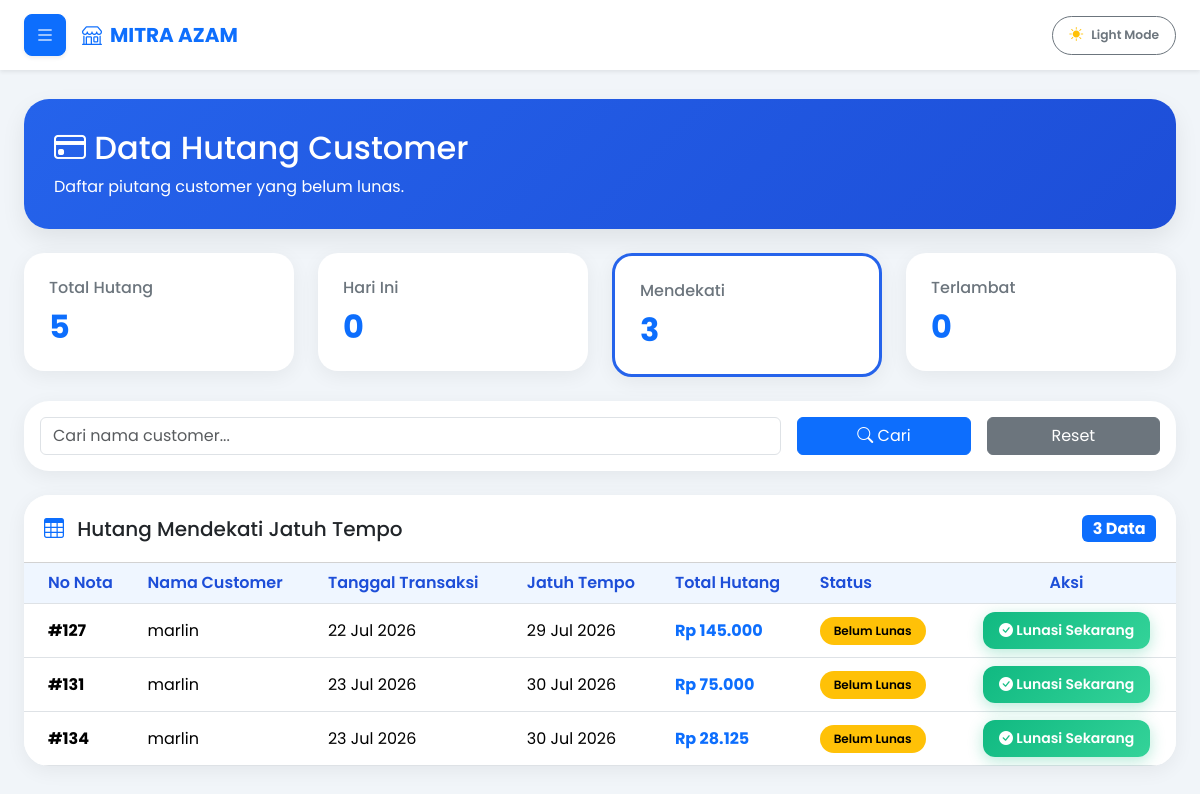
Screenshot of /kasir/data_hutang.php?filter=mendekati (signed in) with the database file from the repository.
### tables this page shows
CREATE TABLE `penjualan` (
  `id_penjualan` int(11) NOT NULL AUTO_INCREMENT,
  `tanggal` datetime NOT NULL,
  `total_harga` int(11) NOT NULL,
  `bayar` int(11) NOT NULL,
  `metode_pembayaran` varchar(50) DEFAULT NULL,
  `referensi` varchar(100) DEFAULT NULL,
  `bukti_pembayaran` varchar(255) DEFAULT NULL,
  `kasir` int(11) DEFAULT NULL,
  `nama_kasir` varchar(100) DEFAULT NULL,
  `id_customer` int(11) DEFAULT NULL,
  `kembali` int(11) NOT NULL,
  `nama_customer` varchar(100) DEFAULT NULL,
  `jatuh_tempo` date DEFAULT NULL,
  `status_pembayaran` enum('Lunas','Belum Lunas') NOT NULL,
  `metode_pelunasan` varchar(30) DEFAULT NULL,
  `tanggal_pelunasan` datetime DEFAULT NULL,
  `bukti_pelunasan` varchar(255) DEFAULT NULL,
  `keuntungan` int(11) NOT NULL,
  `id_user` int(11) NOT NULL,
  PRIMARY KEY (`id_penjualan`)
);

### kasir/data_hutang.php (the view, shortened to what this page needs)
<?php
require_once '../config/koneksi.php';
$filter = $_GET['filter'] ?? '';
$cari = $_GET['cari'] ?? '';
$where = "
metode_pembayaran='Hutang'
AND status_pembayaran='Belum Lunas'
";
if ($filter == 'hariini') {
    $where .= " AND DATE(jatuh_tempo)=CURDATE()";
} elseif ($filter == 'mendekati') {
    $where .= "
    AND jatuh_tempo BETWEEN DATE_ADD(CURDATE(),INTERVAL 1 DAY)
    AND DATE_ADD(CURDATE(),INTERVAL 3 DAY)
    ";
} elseif ($filter == 'terlambat') {
    $where .= "
    AND jatuh_tempo < CURDATE()
    ";
}
$sql = "
SELECT *
FROM penjualan
WHERE $where
ORDER BY jatuh_tempo ASC
";
$query_hutang = mysqli_query($conn, $sql);
$q_total = mysqli_query($conn,"
SELECT COUNT(*) AS total
FROM penjualan
WHERE metode_pembayaran='Hutang'
AND status_pembayaran='Belum Lunas'
");
$total_hutang = mysqli_fetch_assoc($q_total)['total'];
$q_hariini = mysqli_query($conn,"
SELECT COUNT(*) AS total
FROM penjualan
WHERE metode_pembayaran='Hutang'
AND status_pembayaran='Belum Lunas'
AND DATE(jatuh_tempo)=CURDATE()
");
$total_hariini = mysqli_fetch_assoc($q_hariini)['total'];
$q_mendekati = mysqli_query($conn,"
SELECT COUNT(*) AS total
FROM penjualan
WHERE metode_pembayaran='Hutang'
AND status_pembayaran='Belum Lunas'
AND jatuh_tempo BETWEEN DATE_ADD(CURDATE(),INTERVAL 1 DAY)
AND DATE_ADD(CURDATE(),INTERVAL 3 DAY)
");
$total_mendekati = mysqli_fetch_assoc($q_mendekati)['total'];
$q_terlambat = mysqli_query($conn,"
SELECT COUNT(*) AS total
FROM penjualan
WHERE metode_pembayaran='Hutang'
AND status_pembayaran='Belum Lunas'
AND jatuh_tempo < CURDATE()
");
$total_terlambat = mysqli_fetch_assoc($q_terlambat)['total'];
$judul = "Data Hutang";
if ($filter == 'hariini') {
    $judul = "Hutang Jatuh Tempo Hari Ini";
} elseif ($filter == 'mendekati') {
    $judul = "Hutang Mendekati Jatuh Tempo";
} elseif ($filter == 'terlambat') {
    $judul = "Hutang Lewat Jatuh Tempo";
}
?>
<!DOCTYPE html>
<html lang="id">
<head>
<link href="https://cdn.jsdelivr.net/npm/bootstrap@5.3.3/dist/css/bootstrap.min.css" rel="stylesheet">
<link rel="stylesheet" href="https://cdn.jsdelivr.net/npm/bootstrap-icons@1.11.3/font/bootstrap-icons.min.css">
</head>
<body>
<nav class="navbar bg-white fixed-top shadow-sm px-4" style="height: 70px;">
  <div class="container-fluid px-0 d-flex align-items-center justify-content-between">
    <div class="d-flex align-items-center gap-3">
        <button class="btn btn-primary d-flex align-items-center justify-content-center p-2 rounded-3 shadow-sm" type="button" data-bs-toggle="offcanvas" data-bs-target="#sidebarKasir" style="width: 42px; height: 42px;">
          <i class="bi bi-list fs-5"></i>
        </button>
        <a class="navbar-brand fw-bold text-primary d-flex align-items-center gap-2 m-0 p-0 fs-5" href="dashboard.php">
          <i class="bi bi-shop"></i> MITRA AZAM
        </a>
    </div>
    <button class="btn btn-sm btn-outline-secondary rounded-pill px-3 py-2 d-flex align-items-center gap-2" id="themeToggleBtn" onclick="toggleQuickTheme()">
        <i class="bi" id="themeIcon"></i>
        <span class="small fw-semibold d-none d-sm-inline" id="themeText">Theme</span>
    </button>
  </div>
</nav>
<div class="container-fluid mt-4 px-4">
    <div class="header-card mb-4">
        <h2>
            <i class="bi bi-credit-card"></i> Data Hutang Customer
        </h2>
        <p class="mb-0">
            Daftar piutang customer yang belum lunas.
        </p>
    </div>
    <div class="row g-4 mb-4">
        <div class="col-md-3">
            <a href="data_hutang.php?filter=&cari=<?= urlencode($cari); ?>" class="text-decoration-none">
                <div class="stat-card">
                    <h6>Total Hutang</h6>
                    <h2><?= $total_hutang ?></h2>
                </div>
            </a>
        </div>
        <div class="col-md-3">
            <a href="data_hutang.php?filter=hariini&cari=<?= urlencode($cari); ?>" class="text-decoration-none">
                <div class="stat-card <?= $filter == 'hariini' ? 'active-card' : ''; ?>">
                    <h6>Hari Ini</h6>
                    <h2><?= $total_hariini ?></h2>
                </div>
            </a>
        </div>
        <div class="col-md-3">
            <a href="data_hutang.php?filter=mendekati&cari=<?= urlencode($cari); ?>" class="text-decoration-none">
                <div class="stat-card <?= $filter == 'mendekati' ? 'active-card' : ''; ?>">
                    <h6>Mendekati</h6>
                    <h2><?= $total_mendekati ?></h2>
                </div>
            </a>
        </div>
        <div class="col-md-3">
            <a href="data_hutang.php?filter=terlambat&cari=<?= urlencode($cari); ?>" class="text-decoration-none">
                <div class="stat-card <?= $filter == 'terlambat' ? 'active-card' : ''; ?>">
                    <h6>Terlambat</h6>
                    <h2><?= $total_terlambat ?></h2>
                </div>
            </a>
        </div>
    </div>
    <div class="card mb-4">
        <div class="card-body">
            <form method="GET">
                <div class="row g-3 align-items-center">
                    <div class="col-md-8">
                        <input type="text" name="cari" class="form-control" placeholder="Cari nama customer..." value="<?= htmlspecialchars($cari); ?>">
                    </div>
                    <div class="col-md-2">
                        <button type="submit" class="btn btn-primary w-100">
                            <i class="bi bi-search"></i> Cari
                        </button>
                    </div>
                    <div class="col-md-2">
                        <a href="data_hutang.php" class="btn btn-secondary w-100">Reset</a>
                    </div>
                </div>
            </form>
        </div>
    </div>
    <div class="card table-card mb-5">
        <div class="card-header bg-white">
            <div class="d-flex justify-content-between align-items-center flex-wrap">
                <h5 class="mb-0">
                    <i class="bi bi-table me-2 text-primary"></i>
                    <?= htmlspecialchars($judul); ?>
                </h5>
                <span class="badge bg-primary fs-6">
                    <?= mysqli_num_rows($query_hutang); ?> Data
                </span>
            </div>
        </div>
        <div class="card-body table-responsive p-0">
            <table class="table table-hover align-middle mb-0">
                <thead>
                    <tr>
                        <th class="ps-4">No Nota</th>
                        <th>Nama Customer</th>
                        <th>Tanggal Transaksi</th>
                        <th>Jatuh Tempo</th>
                        <th>Total Hutang</th>
                        <th>Status</th>
                        <th class="text-center">Aksi</th>
                    </tr>
                </thead>
                <tbody>
                <?php if(mysqli_num_rows($query_hutang) < 1): ?>
                    <tr>
                        <td colspan="7" class="text-center py-5 text-muted">
                            <i class="bi bi-check-circle fs-2 d-block mb-2"></i>
                            Tidak ada data hutang customer.
                        </td>
                    </tr>
                <?php else: ?>
                    <?php while($row = mysqli_fetch_assoc($query_hutang)): ?>
                    <tr>
                        <td class="ps-4">
                            <strong>#<?= $row['id_penjualan']; ?></strong>
                        </td>
                        <td><?= htmlspecialchars($row['nama_customer']); ?></td>
                        <td><?= date('d M Y', strtotime($row['tanggal'])); ?></td>
                        <td>
                            <?= date('d M Y', strtotime($row['jatuh_tempo'])); ?>
                        </td>
                        <td>
                            <strong class="text-primary">
                                Rp <?= number_format($row['total_harga'], 0, ',', '.'); ?>
                            </strong>
                        </td>
                        <td>
                            <span class="badge badge-belum">Belum Lunas</span>
                        </td>
                        <td class="text-center">
                            <button onclick="konfirmasiLunasi(<?= $row['id_penjualan']; ?>)" class="btn btn-lunasi btn-sm">
                                <i class="bi bi-check-circle-fill"></i> Lunasi Sekarang
                            </button>
                        </td>
                    </tr>
                    <?php endwhile; ?>
                <?php endif; ?>
                </tbody>
            </table>
        </div>
    </div>
</div>
</body>
</html>

### kasir/data_hutang.php (style rules this page uses)
* { font-family:'Poppins', sans-serif; }
body { background: #f1f5f9; overflow-x: hidden; padding-top: 75px; transition: background 0.3s ease, color 0.3s ease; }
.header-card { background: linear-gradient(135deg,#2563eb,#1d4ed8); color: white; border-radius: 25px; padding: 30px; box-shadow: 0 10px 25px rgba(0,0,0,.08); }
.active-card { border: 3px solid #2563eb !important; }
.stat-card { background: white; border-radius: 20px; padding: 25px; box-shadow: 0 5px 20px rgba(0,0,0,.06); transition: .3s; cursor: pointer; }
.stat-card h6 { color: #6c757d; margin-bottom: 10px; }
.stat-card h2 { font-weight: bold; margin: 0; }
.card { border: none; border-radius: 25px; box-shadow: 0 5px 20px rgba(0,0,0,.06); }
.card-header { padding: 20px; }
.table-card { overflow: hidden; }
.table th { background: #eff6ff; color: #1d4ed8; font-weight: 600; }
.table td { vertical-align: middle; }
.badge-belum { background: #ffc107; color: black; padding: 8px 14px; border-radius: 30px; font-weight: 600; }
.btn-lunasi { background: linear-gradient(135deg, #10b981, #34d399); border: none; color: white; font-weight: 600; padding: 8px 16px; border-radius: 12px; transition: all 0.3s; box-shadow: 0 4px 15px rgba(16, 185, 129, 0.3); }

### rows the page displays
penjualan: id_penjualan "127", nama_customer "marlin", tanggal "22 Jul 2026", jatuh_tempo "29 Jul 2026", total_harga "145.000"
penjualan: id_penjualan "131", nama_customer "marlin", tanggal "23 Jul 2026", jatuh_tempo "30 Jul 2026", total_harga "75.000"
penjualan: id_penjualan "134", nama_customer "marlin", tanggal "23 Jul 2026", jatuh_tempo "30 Jul 2026", total_harga "28.125"

### other values shown
$total_hutang "5"
$total_hariini "0"
$total_mendekati "3"
$total_terlambat "0"
$judul "Hutang Mendekati Jatuh Tempo"
mysqli_num_rows($query_hutang) "3"
